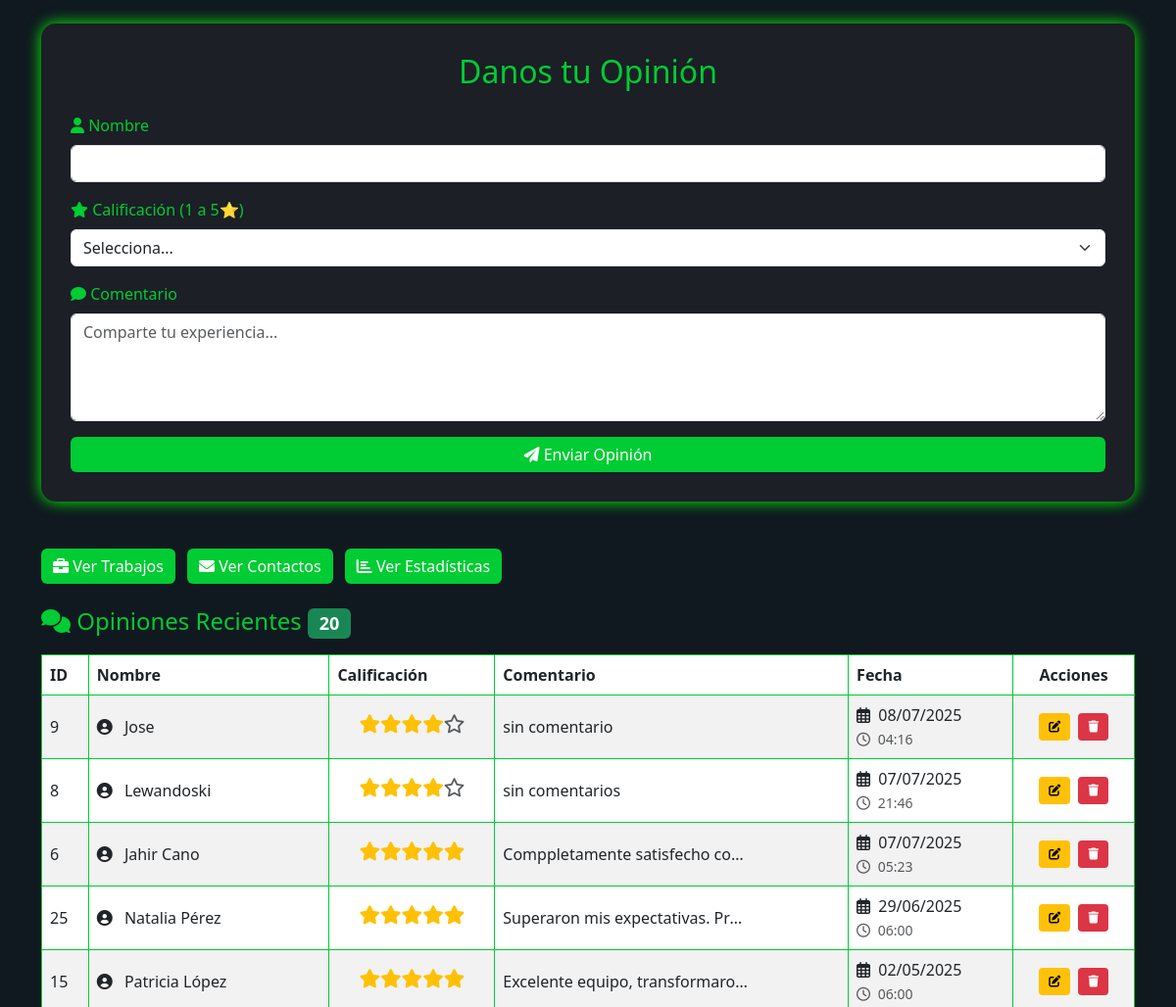
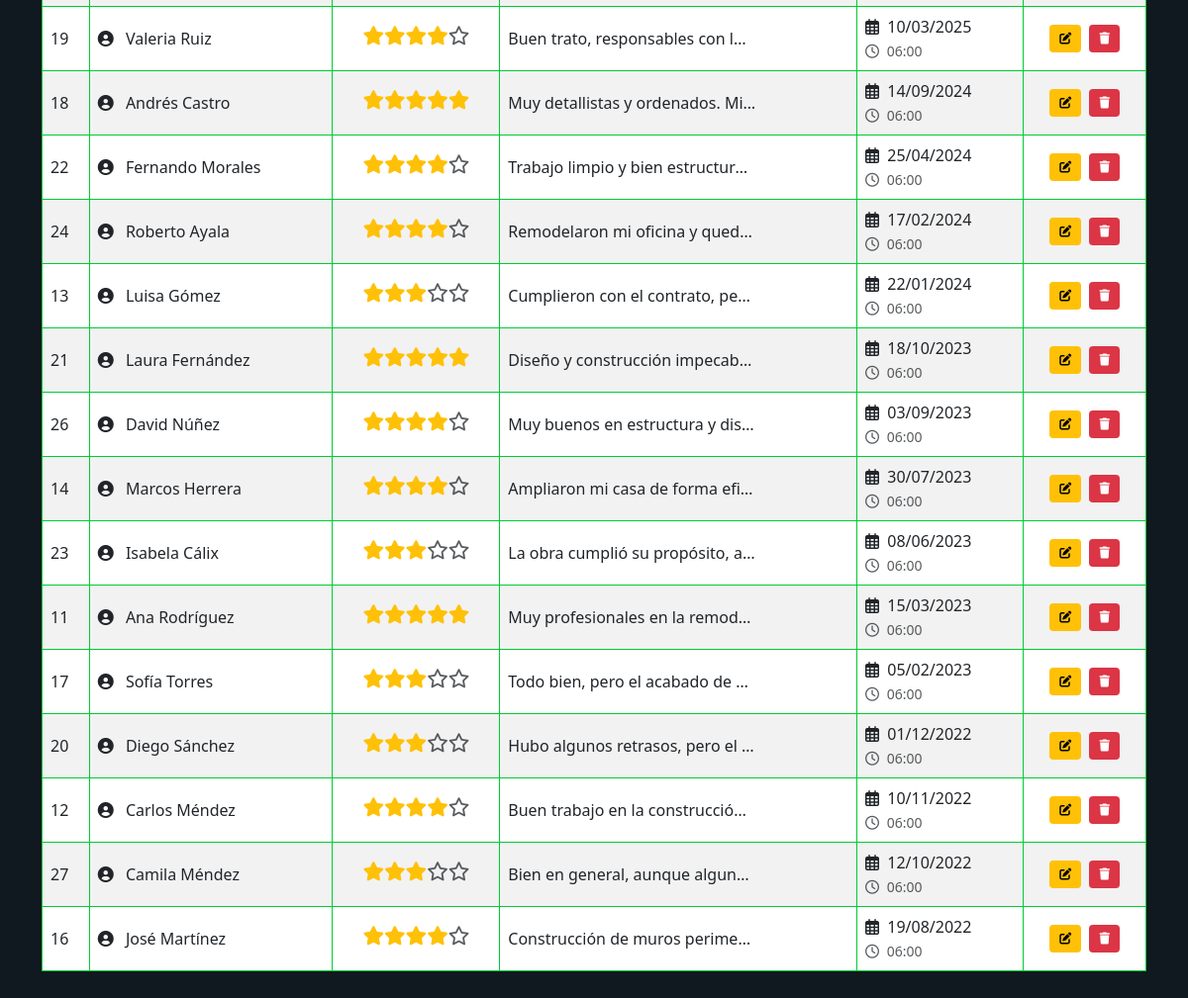
Screenshot of /opiniones.php with the database file from the repository (2 pictures, top to bottom).
### tables this page shows
CREATE TABLE `opiniones` (
  `id` int(11) NOT NULL,
  `nombre` varchar(100) DEFAULT NULL,
  `calificacion` int(11) DEFAULT NULL,
  `comentario` text,
  `fecha` timestamp NOT NULL DEFAULT CURRENT_TIMESTAMP
);

### opiniones.php (the view, shortened to what this page needs)
<?php
include("conexion.php");
$editando = false;
$datos_edicion = null;
$opiniones = $conexion->query("SELECT * FROM opiniones ORDER BY fecha DESC");
function mostrarEstrellas($calificacion) {
    $estrellas = "";
    for ($i = 1; $i <= 5; $i++) {
        if ($i <= $calificacion) {
            $estrellas .= '<i class="fas fa-star text-warning"></i>';
        } else {
            $estrellas .= '<i class="far fa-star text-muted"></i>';
        }
    }
    return $estrellas;
}
?>
<!DOCTYPE html>
<html lang="es">
<head>
    <link href="https://cdn.jsdelivr.net/npm/bootstrap@5.3.0/dist/css/bootstrap.min.css" rel="stylesheet">
    <link href="https://cdnjs.cloudflare.com/ajax/libs/font-awesome/6.0.0/css/all.min.css" rel="stylesheet">
</head>
<body class="p-4">
    <div class="container">
        <div class="formulario mb-5">
            <?php if ($editando): ?>
                <div class="editing-header">
                    <h2 class="mb-0"><i class="fas fa-edit"></i> Editando Opinión</h2>
                </div>
            <?php else: ?>
                <h2 class="mb-4 text-center">Danos tu Opinión</h2>
            <?php endif; ?>
            <form method="POST">
                <div class="mb-3">
                    <label class="form-label"><i class="fas fa-user"></i> Nombre</label>
                    <input type="text" name="nombre" class="form-control"
                           value="<?= $editando ? htmlspecialchars($datos_edicion['nombre']) : '' ?>" required>
                </div>
                <div class="mb-3">
                    <label class="form-label"><i class="fas fa-star"></i> Calificación (1 a 5⭐)</label>
                    <select name="calificacion" class="form-select" required>
                        <option value="">Selecciona...</option>
                    </select>
                </div>
                <div class="mb-3">
                    <label class="form-label"><i class="fas fa-comment"></i> Comentario</label>
                    <textarea name="comentario" class="form-control" rows="4"
                              placeholder="Comparte tu experiencia..." required><?= $editando ? htmlspecialchars($datos_edicion['comentario']) : '' ?></textarea>
                </div>
                <div class="d-flex gap-2">
                    <?php if ($editando): ?>
                        <button type="submit" class="btn btn-warning flex-fill">
                            <i class="fas fa-save"></i> Actualizar Opinión
                        </button>
                        <a href="<?= $_SERVER['PHP_SELF'] ?>" class="btn btn-secondary">
                            <i class="fas fa-times"></i> Cancelar
                        </a>
                    <?php else: ?>
                        <button type="submit" class="btn btn-success w-100">
                            <i class="fas fa-paper-plane"></i> Enviar Opinión
                        </button>
                    <?php endif; ?>
                </div>
            </form>
        </div>
        <div class="mb-4">
            <a href="trabajos.php" class="btn btn-success me-2">
                <i class="fas fa-briefcase"></i> Ver Trabajos
            </a>
            <a href="contacto.php" class="btn btn-success me-2">
                <i class="fas fa-envelope"></i> Ver Contactos
            </a>
            <a href="Dashboard.html" class="btn btn-success">
                <i class="fas fa-chart-bar"></i> Ver Estadísticas
            </a>
        </div>
        <h4 class="mb-3">
            <i class="fas fa-comments"></i> Opiniones Recientes
            <span class="badge bg-success"><?= $opiniones->num_rows ?></span>
        </h4>
        <div class="table-responsive">
            <table class="table table-bordered table-striped">
                <thead>
                    <tr>
                        <th>ID</th>
                        <th>Nombre</th>
                        <th>Calificación</th>
                        <th>Comentario</th>
                        <th>Fecha</th>
                        <th class="text-center">Acciones</th>
                    </tr>
                </thead>
                <tbody>
                    <?php if ($opiniones->num_rows > 0): ?>
                        <?php while ($op = $opiniones->fetch_assoc()): ?>
                            <tr>
                                <td><?= $op["id"] ?></td>
                                <td>
                                    <i class="fas fa-user-circle me-2"></i>
                                    <?= htmlspecialchars($op["nombre"]) ?>
                                </td>
                                <td class="text-center">
                                    <div class="star-rating mb-1">
                                        <?= mostrarEstrellas($op["calificacion"]) ?>
                                    </div>
                                </td>
                                <td>
                                    <div class="opinion-preview" title="<?= htmlspecialchars($op["comentario"]) ?>">
                                        <?= htmlspecialchars($op["comentario"]) ?>
                                    </div>
                                </td>
                                <td>
                                    <i class="far fa-calendar-alt me-1"></i>
                                    <?= date('d/m/Y', strtotime($op["fecha"])) ?><br>
                                    <small class="text-muted">
                                        <i class="far fa-clock me-1"></i>
                                        <?= date('H:i', strtotime($op["fecha"])) ?>
                                    </small>
                                </td>
                                <td class="text-center action-buttons">
                                    <a href="?editar=<?= $op['id'] ?>" class="btn btn-warning btn-sm" title="Editar opinión">
                                        <i class="fas fa-edit"></i>
                                    </a>
                                    <a href="?eliminar=<?= $op['id'] ?>" class="btn btn-danger btn-sm"
                                       onclick="return confirm('⚠️ ¿Estás seguro de que quieres eliminar esta opinión?\n\nEsta acción no se puede deshacer.')"
                                       title="Eliminar opinión">
                                        <i class="fas fa-trash"></i>
                                    </a>
                                </td>
                            </tr>
                        <?php endwhile; ?>
                    <?php endif; ?>
                </tbody>
            </table>
        </div>
    </div>
</body>
</html>

### opiniones.php (style rules this page uses)
body { background-color: #101820; color: #00cc33; }
.formulario { background-color: #1c1f26; padding: 30px; border-radius: 15px; box-shadow: 0 0 15px #0f0; }
.btn-success { background-color: #00cc33; border: none; }
.btn-warning { background-color: #ffc107; border: none; color: #000; }
.btn-danger { background-color: #dc3545; border: none; }
h2, h4 { color: #00cc33; }
.table { background-color: #1c1f26; color: #fff; border-color: #00cc33; }
.action-buttons { white-space: nowrap; }
.action-buttons .btn { margin: 2px; padding: 5px 10px; font-size: 12px; }
.table td { vertical-align: middle; }
.star-rating { font-size: 1.2em; }
.opinion-preview { max-width: 250px; overflow: hidden; text-overflow: ellipsis; white-space: nowrap; }

### rows the page displays
opiniones: id "9", nombre "Jose", calificacion 4 (drawn), comentario "sin comentario", fecha "08/07/2025", fecha "04:16"
opiniones: id "8", nombre "Lewandoski", calificacion 4 (drawn), comentario "sin comentarios", fecha "07/07/2025", fecha "21:46"
opiniones: id "6", nombre "Jahir Cano", calificacion 5 (drawn), comentario "Comppletamente satisfecho co…", fecha "07/07/2025", fecha "05:23"
opiniones: id "25", nombre "Natalia Pérez", calificacion 5 (drawn), comentario "Superaron mis expectativas. Pr…", fecha "29/06/2025", fecha "06:00"
opiniones: id "15", nombre "Patricia López", calificacion 5 (drawn), comentario "Excelente equipo, transformaro…", fecha "02/05/2025", fecha "06:00"
opiniones: id "19", nombre "Valeria Ruiz", calificacion 4 (drawn), comentario "Buen trato, responsables con l…", fecha "10/03/2025", fecha "06:00"
opiniones: id "18", nombre "Andrés Castro", calificacion 5 (drawn), comentario "Muy detallistas y ordenados. Mi…", fecha "14/09/2024", fecha "06:00"
opiniones: id "22", nombre "Fernando Morales", calificacion 4 (drawn), comentario "Trabajo limpio y bien estructur…", fecha "25/04/2024", fecha "06:00"
opiniones: id "24", nombre "Roberto Ayala", calificacion 4 (drawn), comentario "Remodelaron mi oficina y qued…", fecha "17/02/2024", fecha "06:00"
opiniones: id "13", nombre "Luisa Gómez", calificacion 3 (drawn), comentario "Cumplieron con el contrato, pe…", fecha "22/01/2024", fecha "06:00"
opiniones: id "21", nombre "Laura Fernández", calificacion 5 (drawn), comentario "Diseño y construcción impecab…", fecha "18/10/2023", fecha "06:00"
opiniones: id "26", nombre "David Núñez", calificacion 4 (drawn), comentario "Muy buenos en estructura y dis…", fecha "03/09/2023", fecha "06:00"
opiniones: id "14", nombre "Marcos Herrera", calificacion 4 (drawn), comentario "Ampliaron mi casa de forma efi…", fecha "30/07/2023", fecha "06:00"
opiniones: id "23", nombre "Isabela Cálix", calificacion 3 (drawn), comentario "La obra cumplió su propósito, a…", fecha "08/06/2023", fecha "06:00"
opiniones: id "11", nombre "Ana Rodríguez", calificacion 5 (drawn), comentario "Muy profesionales en la remod…", fecha "15/03/2023", fecha "06:00"
opiniones: id "17", nombre "Sofía Torres", calificacion 3 (drawn), comentario "Todo bien, pero el acabado de…", fecha "05/02/2023", fecha "06:00"
opiniones: id "20", nombre "Diego Sánchez", calificacion 3 (drawn), comentario "Hubo algunos retrasos, pero el…", fecha "01/12/2022", fecha "06:00"
opiniones: id "12", nombre "Carlos Méndez", calificacion 4 (drawn), comentario "Buen trabajo en la construcció…", fecha "10/11/2022", fecha "06:00"
opiniones: id "27", nombre "Camila Méndez", calificacion 3 (drawn), comentario "Bien en general, aunque algun…", fecha "12/10/2022", fecha "06:00"
opiniones: id "16", nombre "José Martínez", calificacion 4 (drawn), comentario "Construcción de muros perime…", fecha "19/08/2022", fecha "06:00"

### other values shown
$opiniones->num_rows "20"
